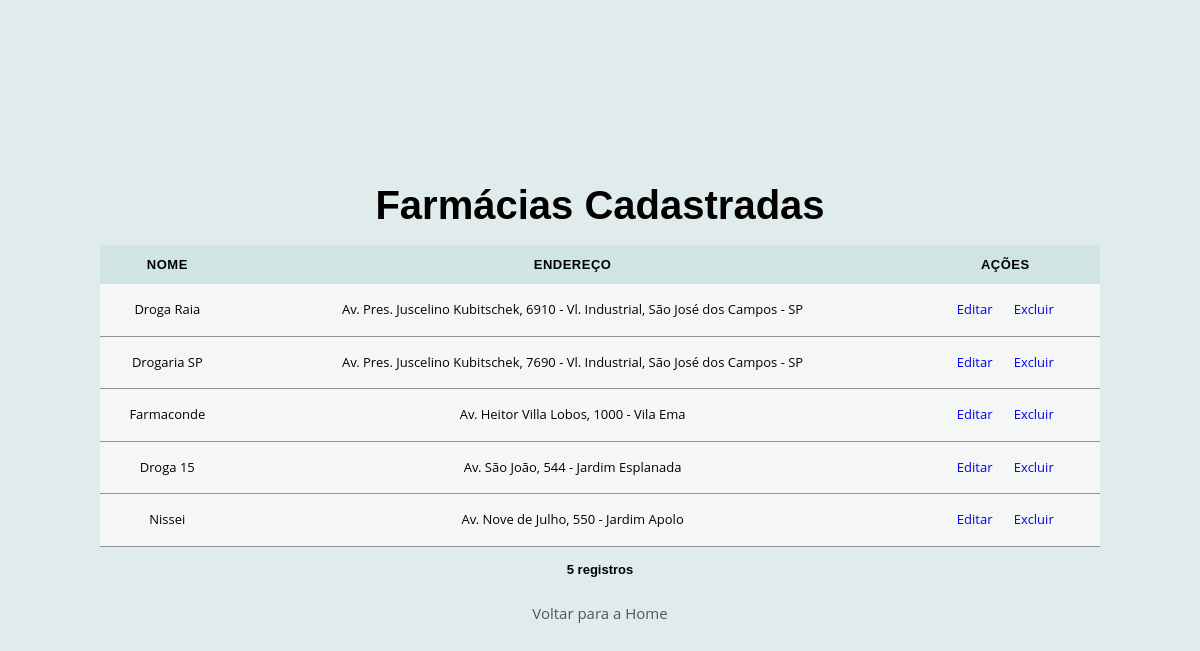
/farmacia/listar/, run on an earlier commit of the app's database.
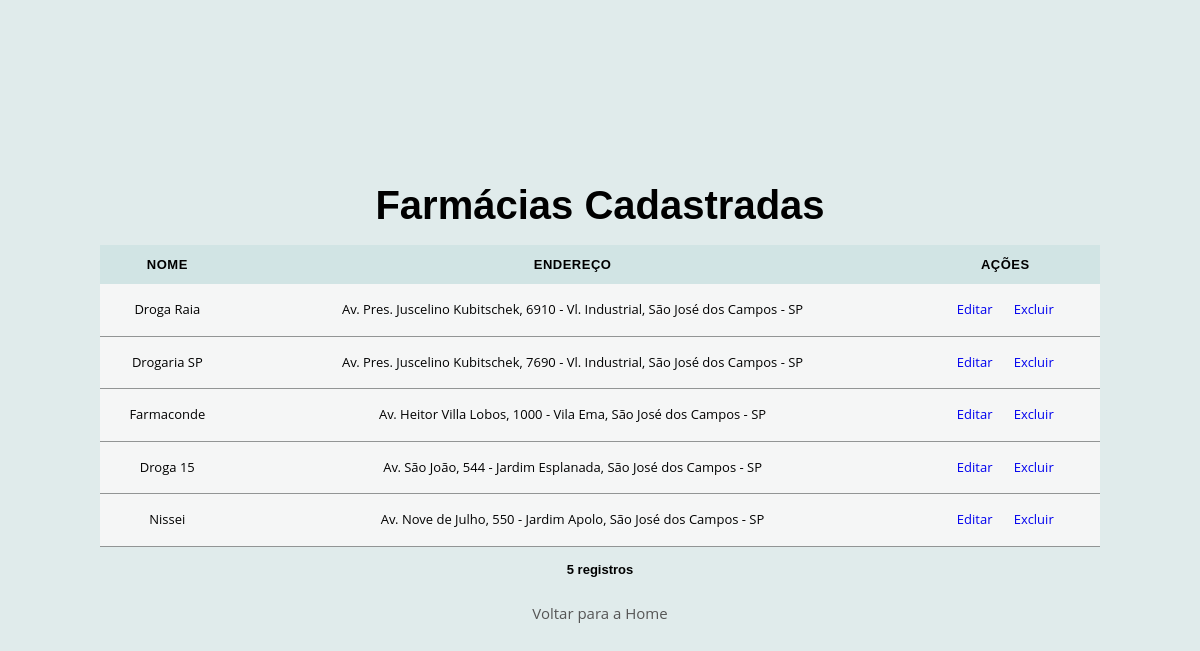
And on a later commit of the database.
### farmacia/models.py (models this page shows, shortened)
class Farmacia(models.Model):
    nome = models.CharField('Nome', max_length=100, unique=True)
    endereco = models.CharField('Endereço', max_length=255)
    class Meta:
        constraints = [
            models.UniqueConstraint(
                fields=['nome', 'endereco'],
                name='unique_farmacia_endereco'
            )
        ]

### farmacia/views.py (the view)
# urls.py: path('listar/', views.listar, name='listar'),
def listar(request):
    farmacias = Farmacia.objects.all()
    return render(
        request, 'farmacia/listar.html', {'farmacias': farmacias})

### farmacia/templates/farmacia/listar.html (shortened to what this page needs)
{% load static %}
<!DOCTYPE html>
<html lang="pt-BR">
  <head>
    <link rel="stylesheet" href="{% static 'css/global.css' %}">
    <link rel="stylesheet" href="{% static 'css/forms.css' %}">
    <link rel="stylesheet" href="{% static 'css/tables.css' %}">
  </head>
  <body id="body" class="main-bg main-content">
    <section id="lista-farmacias" class="main-content section-page">
      <div>
        <h3>Farmácias Cadastradas</h3>
      </div>
      <div>
        <table class="tabela">
          <thead>
            <tr>
              <th>Nome</th>
              <th>Endereço</th>
              <th>Ações</th>
            </tr>
          </thead>
          <tbody>
            {% for farmacia in farmacias %}
            <tr>
              <td>{{ farmacia.nome }}</td>
              <td>{{ farmacia.endereco }}</td>
              <td>
                <a href="{% url 'farmacia:atualizar' farmacia.id %}" class="btn-editar" onclick="return confirm('ATENÇÃO: Deseja realmente EDITAR a farmácia &quot;{{ farmacia.nome }}&quot;?')">Editar</a>
                <a href="{% url 'farmacia:deletar' farmacia.id %}" class="btn-excluir" onclick="return confirm('ATENÇÃO: Deseja realmente EXCLUIR a farmácia &quot;{{ farmacia.nome }}&quot;?')">Excluir</a>
              </td>
            </tr>
            {% empty %}
            <tr>
              <td colspan="3" class="td-colspan">Nenhuma farmácia cadastrada até o momento.</td>
            </tr>
            {% endfor %}
          </tbody>
        </table>
        <span class="span">{{ farmacias|length }} registros</span>
        <a href="{% url 'base:index' %}" class="link-voltar">Voltar para a Home</a>
      </div>
    </section>
  </body>
</html>

What changed in the data, as far as the page shows it:
changed Farmacia "Farmaconde": endereco "Av. Heitor Villa Lobos, 1000 - Vila Ema" → "Av. Heitor Villa Lobos, 1000 - Vila Ema, São José dos Campos - SP"
changed Farmacia "Droga 15": endereco "Av. São João, 544 - Jardim Esplanada" → "Av. São João, 544 - Jardim Esplanada, São José dos Campos - SP"
changed Farmacia "Nissei": endereco "Av. Nove de Julho, 550 - Jardim Apolo" → "Av. Nove de Julho, 550 - Jardim Apolo, São José dos Campos - SP"
